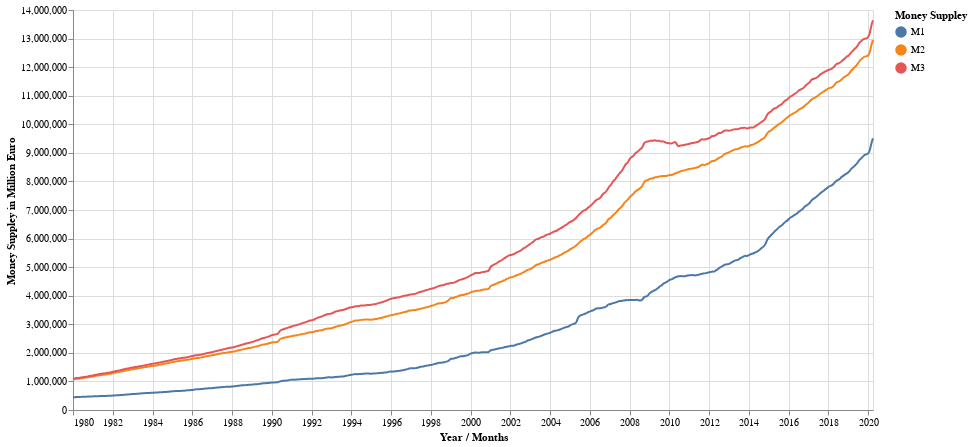

This figure's notebook cell:
### Code cell
#hide-input
def altair_plot(source, x_value, y_value, var_name):
    source = source.reset_index().melt(x_value, var_name=var_name, value_name=y_value)

    # Create a selection that chooses the nearest point & selects based on x-value
    nearest = alt.selection(type='single', nearest=True, on='mouseover',
                            fields=[x_value], empty='none')

    # The basic line
    line = alt.Chart(source).mark_line(interpolate='basis').encode(
        x=f'{x_value}:T',
        y=f'{y_value}:Q',
        color=f'{var_name}:N'
    )

    # Transparent selectors across the chart. This is what tells us
    # the x-value of the cursor
    selectors = alt.Chart(source).mark_point().encode(
        x=f'{x_value}:T',
        opacity=alt.value(0),
    ).add_selection(
        nearest
    )

    # Draw points on the line, and highlight based on selection
    points = line.mark_point().encode(
        opacity=alt.condition(nearest, alt.value(1), alt.value(0))
    )

    # Draw text labels near the points, and highlight based on selection
    text = line.mark_text(align='left', dx=5, dy=-5).encode(
        text=alt.condition(nearest, 
                        f'{y_value}:Q',
                        alt.value(' '))
    )

    # Draw a rule at the location of the selection
    rules = alt.Chart(source).mark_rule(color='gray').encode(
        x=f'{x_value}:T',
    ).transform_filter(
        nearest
    )

    return alt.layer(
        line, selectors, points, rules, text
    ).properties(
        width=800, height=400
    )
    
altair_plot(df_europe, 'Year / Months', 'Money Suppley in Million Euro', 'Money Suppley')

### Figure 1 — Vega-Lite specification as saved in the notebook (floating-point values rounded to 4 significant figures; data arrays with more than 128 entries replaced by an {"elided": "..."} marker saying what was removed)
{"config": {"view": {"continuousWidth": 400, "continuousHeight": 300}}, "layer": [{"mark": {"type": "line", "interpolate": "basis"}, "encoding": {"color": {"type": "nominal", "field": "Money Suppley"}, "x": {"type": "temporal", "field": "Year / Months"}, "y": {"type": "quantitative", "field": "Money Suppley in Million Euro"}}}, {"mark": "point", "encoding": {"opacity": {"value": 0}, "x": {"type": "temporal", "field": "Year / Months"}}, "selection": {"selector003": {"type": "single", "nearest": true, "on": "mouseover", "fields": ["Year / Months"], "empty": "none"}}}, {"mark": "point", "encoding": {"color": {"type": "nominal", "field": "Money Suppley"}, "opacity": {"condition": {"value": 1, "selection": "selector003"}, "value": 0}, "x": {"type": "temporal", "field": "Year / Months"}, "y": {"type": "quantitative", "field": "Money Suppley in Million Euro"}}}, {"mark": {"type": "rule", "color": "gray"}, "encoding": {"x": {"type": "temporal", "field": "Year / Months"}}, "transform": [{"filter": {"selection": "selector003"}}]}, {"mark": {"type": "text", "align": "left", "dx": 5, "dy": -5}, "encoding": {"color": {"type": "nominal", "field": "Money Suppley"}, "text": {"condition": {"type": "quantitative", "field": "Money Suppley in Million Euro", "selection": "selector003"}, "value": " "}, "x": {"type": "temporal", "field": "Year / Months"}, "y": {"type": "quantitative", "field": "Money Suppley in Million Euro"}}}], "data": {"name": "data-81cf517087a85afe4c7eaeec6fc7304b"}, "height": 400, "width": 800, "$schema": "https://vega.github.io/schema/vega-lite/v4.8.1.json", "datasets": {"data-81cf517087a85afe4c7eaeec6fc7304b": {"elided": "1452 records"}}}
